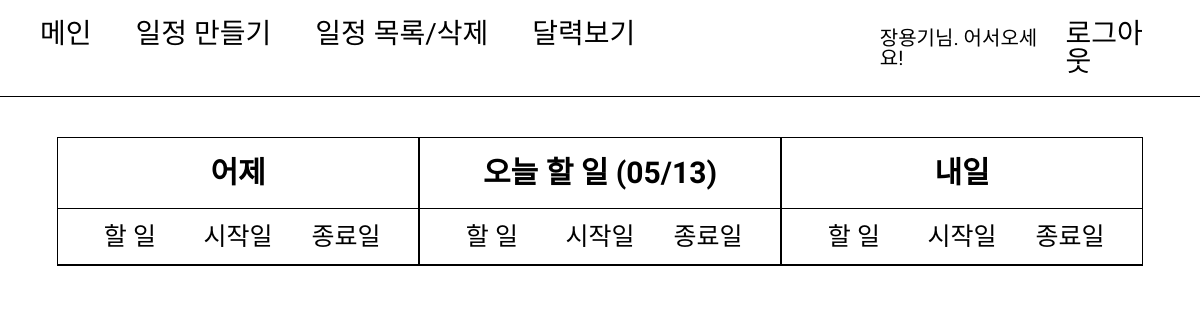
The page / (signed in) on the database as committed earlier.
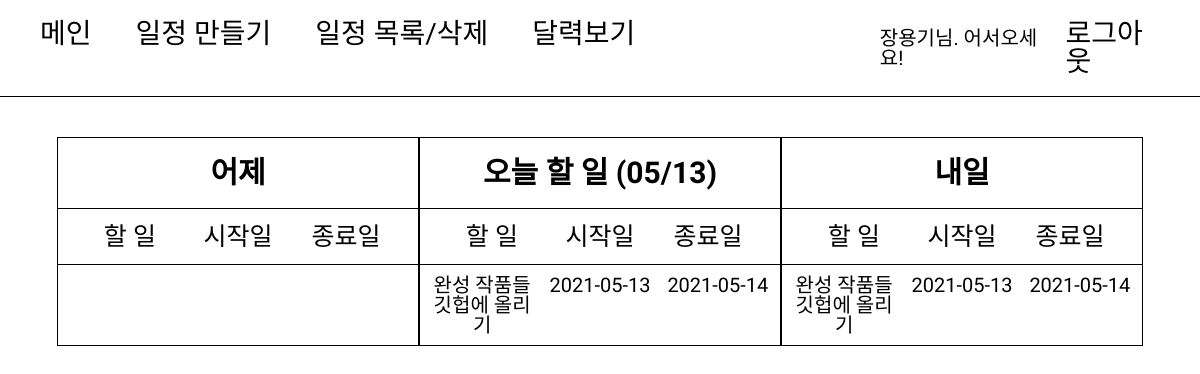
The same page on the database as committed later.
### diary/models.py (models this page shows)
class todoModel(models.Model):
    SUCCESS = 'S'
    FAIL = 'F'
    STATUS_CHOICE = [
        (SUCCESS, '성공'),
        (FAIL, '실패')
    ]
    status = models.CharField(max_length=10, choices=STATUS_CHOICE, default=FAIL)
    user = models.ForeignKey(
        'accounts.User', related_name='todo', on_delete=models.CASCADE
        )
    todo = models.CharField(max_length=200)
    start_date = models.DateField()
    end_date = models.DateField()
    created_at = models.DateTimeField(auto_now_add=True)
    class Meta:
        ordering = ['end_date']

### diary/views.py (the view)
# urls.py: path("", views.main, name="main"),
@login_required
def main(request):
    today = str(date.today())
    cal = today.split("-")
    year, month, day = cal[0], cal[1], cal[2]
    yesterday = date.today() - timedelta(1)
    tomorrow = date.today() + timedelta(1)
    yester_list = todoModel.objects.filter(user=request.user)\
        .filter(Q(end_date__gte=yesterday) & Q(start_date__lte=yesterday) & Q(status="F"))
    today_list = todoModel.objects.filter(user=request.user)\
        .filter(Q(end_date__gte=date.today()) & Q(start_date__lte=date.today()) & Q(status="F"))
    tomorrow_list = todoModel.objects.filter(user=request.user)\
        .filter(Q(end_date__gte=tomorrow) & Q(start_date__lte=tomorrow) & Q(status="F"))
    return render(request, "diary/main.html", {
            'year':year, 'month':month, 'day':day, 'today_list':today_list,
            'yester_list':yester_list, 'tomorrow_list': tomorrow_list})

### templates/diary/main.html (shortened to what this page needs)
{% extends "Layout.html" %}
{% block contents %}
<div class="header">
    <div class="header-nav">
        <a href="{% url 'diary:main' %}">메인</a>
        <a href="{% url 'diary:todo' %}">일정 만들기</a>
        <a href="{% url 'diary:list' %}">일정 목록/삭제</a>
        <a href="{% url 'diary:Detailcalendar' year month %}">달력보기</a>
    </div>
    <div class="header-user">
        <p>{{request.user.first_name}}님. 어서오세요!</p>
        <a href="{% url 'accounts:logout' %}">로그아웃</a>
    </div>
</div>
<div class="main">
    <div class="main-box">
        <div class="main-title">
            어제
        </div>
        <div class="main-subtitle">
            <p>할 일</p>
            <p>시작일</p>
            <p>종료일</p>
        </div>
    </div>
    <div class="main-box">
        <div class="main-title">
            오늘 할 일 ({{month}}/{{day}})
        </div>
        <div class="main-subtitle">
            <p>할 일</p>
            <p>시작일</p>
            <p>종료일</p>
        </div>
        {% for list in today_list %}
        <div class="main-content">
            <div class="content_box">
                {{list.todo}}
            </div>
            <div class="content_box">
                {{list.start_date|date:'Y-m-d'}}
            </div>
            <div class="content_box">
                {{list.end_date|date:'Y-m-d'}}
            </div>
        </div>
        {% endfor %}
    </div>
    <div class="main-box">
        <div class="main-title">
            내일
        </div>
        <div class="main-subtitle">
            <p>할 일</p>
            <p>시작일</p>
            <p>종료일</p>
        </div>
        {% for list in tomorrow_list %}
        <div class="main-content">
            <div class="content_box">
                {{list.todo}}
            </div>
            <div class="content_box">
                {{list.start_date|date:'Y-m-d'}}
            </div>
            <div class="content_box">
                {{list.end_date|date:'Y-m-d'}}
            </div>
        </div>
        {% endfor %}
    </div>
</div>
{% endblock %}

Rows that differ between the two databases and show on the page:
added todoModel: todo "완성 작품들 깃헙에 올리기", start_date "2021-05-13", end_date "2021-05-14"
